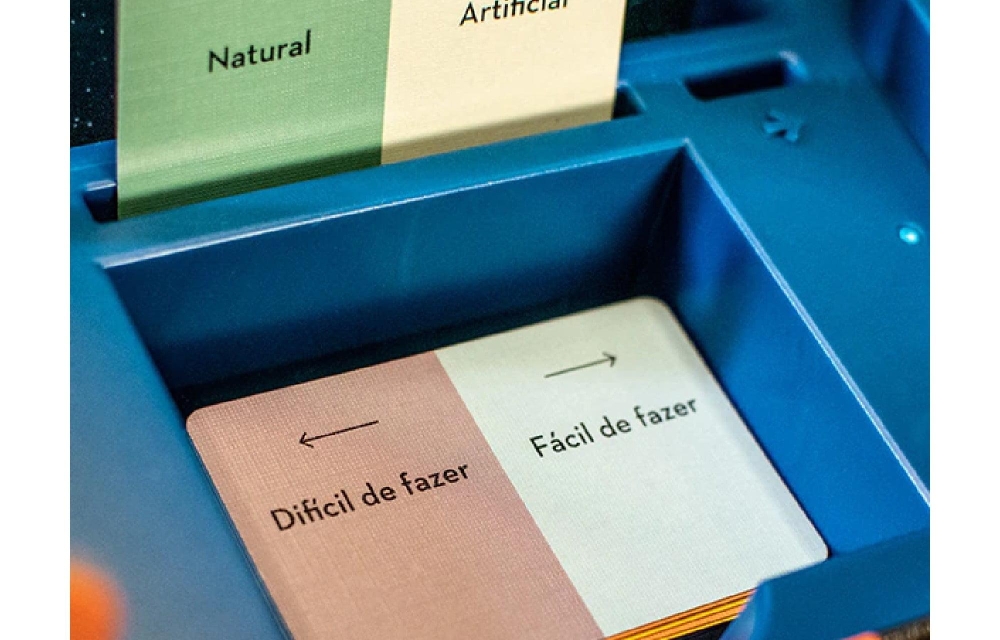
#> input picture sintonia-reels/assets/pieces/card_photo.jpg, 2000 x 1280 px, given in place of logo_suavez.png, which was not available (shown at 1/2 size)
$ python story_cupom_abc.py
#> lines starting #> are read from the running program, lines starting #| are printed output that depends on the picture; after the words box and inside, x2 and y2 are one past the last pixel; in counts of white or black regions, pixels touching at a corner belong together; pictures that were not available may be replaced by others from this repository, and a replacement may not be noted
### promo/promo_3jogos.py
#!/usr/bin/env python3
"""Arte da promoção "3 jogos = 7 dias para todos" (feed 1080x1350 e story 1080x1920).

    python3 promo/promo_3jogos.py    # gera promo/out/promo_3jogos_feed.png e promo_3jogos_story.png
"""
import math
import os

from PIL import Image, ImageDraw, ImageFilter, ImageFont

ROOT = os.path.dirname(os.path.abspath(__file__))
REPO = os.path.dirname(ROOT)
OUT = os.path.join(ROOT, "out")
FONT = os.path.join(REPO, "sintonia-reels", "assets", "fonts")
LOGO = os.path.join(REPO, "voodoo-reels", "assets", "logo_suavez.png")
CAIXAS = [os.path.join(REPO, "sintonia-reels", "assets", "pieces", "box.png"),
          os.path.join(REPO, "architects-reels", "assets", "oficial", "caixa3d.png"),
          os.path.join(REPO, "voodoo-reels", "assets", "pieces", "box.png")]

# cores do site da Sua Vez
ORANGE = (249, 115, 22)
ORANGE_D = (214, 84, 6)
NAVY = (15, 23, 42)
CREAM = (255, 247, 237)
GREEN = (22, 163, 74)
GREEN_L = (220, 252, 231)
BLUE = (44, 120, 200)
GRAY = (226, 232, 240)
WHITE = (255, 255, 255)


def f(name, size):
    return ImageFont.truetype(os.path.join(FONT, name), size)


BLACK = "Poppins-Black.ttf"
XB = "Poppins-ExtraBold.ttf"
SB = "Poppins-SemiBold.ttf"


def shadowed(im, blur=18, off=(10, 18), op=0.35):
    pad = blur * 3
    out = Image.new("RGBA", (im.width + pad * 2, im.height + pad * 2), (0, 0, 0, 0))
    a = Image.new("L", out.size, 0)
    a.paste(im.getchannel("A").point(lambda v: int(v * op)), (pad + off[0], pad + off[1]))
    sh = Image.new("RGBA", out.size, NAVY + (255,))
    sh.putalpha(a.filter(ImageFilter.GaussianBlur(blur)))
    out.alpha_composite(sh)
    out.alpha_composite(im, (pad, pad))
    return out


def paste_c(img, im, x, y, rot=0):
    if rot:
        im = im.rotate(rot, expand=True, resample=Image.BICUBIC)
    img.alpha_composite(im, (int(x - im.width / 2), int(y - im.height / 2)))


def text_c(d, xy, txt, font, fill, **kw):
    d.text(xy, txt, font=font, fill=fill, anchor="mm", **kw)


# [47 lines left out: functions calendario, caixas, selo, not called in this run]


def fundo(W, H):
#> called with W = 1080, H = 1920
    img = Image.new("RGB", (W, H), CREAM)
    d = ImageDraw.Draw(img, "RGBA")
    for k in range(-H, W + H, 90):  # listras suaves
        d.line((k, 0, k - H, H), fill=ORANGE + (16,), width=34)
    d.ellipse((W * 0.55, -W * 0.35, W * 1.35, W * 0.45), fill=ORANGE + (45,))
    d.ellipse((-W * 0.4, H - W * 0.5, W * 0.4, H + W * 0.3), fill=BLUE + (30,))
    return img.convert("RGBA")


# [51 lines left out: functions arte, main, not called in this run]


# [2 lines that do not run on import are left out]

### promo/story_cupom_abc.py
#!/usr/bin/env python3
"""Story do cupom do ABC: quem mora no ABC tem 5% de desconto na locação com o cupom JOGAABC5 (pedido dele, 12/out).
Visual da loja (o das promoções: creme com listras laranja, cartão do logo, Poppins azul-marinho, laranja/verde/azul).
Deixa um espaço LIVRE (y ~1330–1560) para ele colar o adesivo de link do Instagram, com uma seta apontando.

    python3 story_cupom_abc.py      # out/story_cupom_abc.png
"""
import os

from PIL import Image, ImageDraw

from promo_3jogos import ORANGE, ORANGE_D, NAVY, GREEN, BLUE, WHITE, BLACK, XB, SB, LOGO, OUT, f, fundo, paste_c, \
    shadowed, text_c

W, H = 1080, 1920
CUPOM = "JOGAABC5"  # "Joga ABC 5" (como o JOGAMAUA5 = "Joga Mauá 5")


def ticket(w, h):
    """Cupom com recortes redondos nas laterais e borda tracejada."""
    im = Image.new("RGBA", (w, h), (0, 0, 0, 0))
    d = ImageDraw.Draw(im)
    d.rounded_rectangle((0, 0, w - 1, h - 1), radius=36, fill=WHITE)
    r = 38
    for x in (0, w):  # recortes de "ticket"
        d.ellipse((x - r, h / 2 - r, x + r, h / 2 + r), fill=(0, 0, 0, 0))
    m = 26
    x = m + 20
    while x < w - m - 20:  # tracejado laranja por dentro
        d.line((x, m, x + 22, m), fill=ORANGE, width=5)
        d.line((x, h - m, x + 22, h - m), fill=ORANGE, width=5)
        x += 38
    text_c(d, (w / 2, 78), "USE O CUPOM", f(XB, 38), NAVY)
    s = 124
    while d.textlength(CUPOM, font=f(BLACK, s)) > w - 150:  # cabe entre os recortes do ticket
        s -= 4
    text_c(d, (w / 2, h / 2 + 4), CUPOM, f(BLACK, s), ORANGE_D)
    text_c(d, (w / 2, h - 70), "no carrinho do site", f(SB, 34), NAVY)
    return im


def seta(w, h, cor):
    im = Image.new("RGBA", (w, h), (0, 0, 0, 0))
    d = ImageDraw.Draw(im)
    d.rounded_rectangle((w / 2 - 14, 0, w / 2 + 14, h - 50), radius=14, fill=cor)
    d.polygon([(w / 2 - 46, h - 62), (w / 2 + 46, h - 62), (w / 2, h)], fill=cor)
    return im


def main():
    img = fundo(W, H)
    d = ImageDraw.Draw(img)
    lg = Image.open(LOGO).convert("RGBA")
    lw = 280
    lg = lg.resize((lw, int(lg.height * lw / lg.width)), Image.LANCZOS)
#> lg: PIL image 280x179 RGBA
    card = Image.new("RGBA", (lg.width + 40, lg.height + 30), (0, 0, 0, 0))
#> card: PIL image 320x209 RGBA; every value is 0
    ImageDraw.Draw(card).rounded_rectangle((0, 0, card.width - 1, card.height - 1), radius=26, fill=WHITE)
    card.alpha_composite(lg, (20, 15))
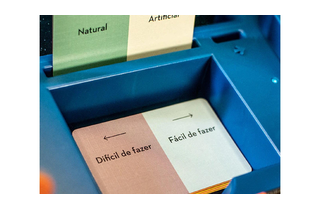
#> card: PIL image 320x209 RGBA; mean R, G, B, A 149, 172.4, 180, 252.7; transparent parts drawn white
    paste_c(img, shadowed(card, 12, (4, 8), 0.2), W / 2, 300)
#> in shadowed, `out = Image.new("RGBA", (im.width + pad * 2, im.height + pad * 2), (0,..`: out: PIL image 392x281 RGBA; every value is 0
#> in shadowed, `a = Image.new("L", out.size, 0)`: a: PIL image 392x281 L; every value is 0
#> in shadowed, `a.paste(im.getchannel("A").point(lambda v: int(v * op)), (pad + off[0]..`:
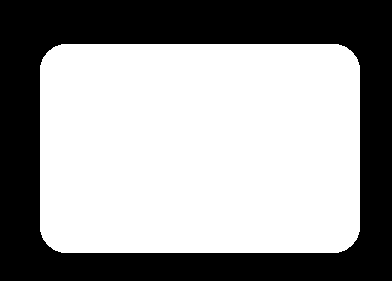
#> a: PIL image 392x281 L; values 0 (black) and 51 (white), 60.2% white; 1 black region, box (x1, y1, x2, y2) and area: (0, 0, 392, 281) 43872
#> in paste_c, `img.alpha_composite(im, (int(x - im.width / 2), int(y - im.height / 2)))`:
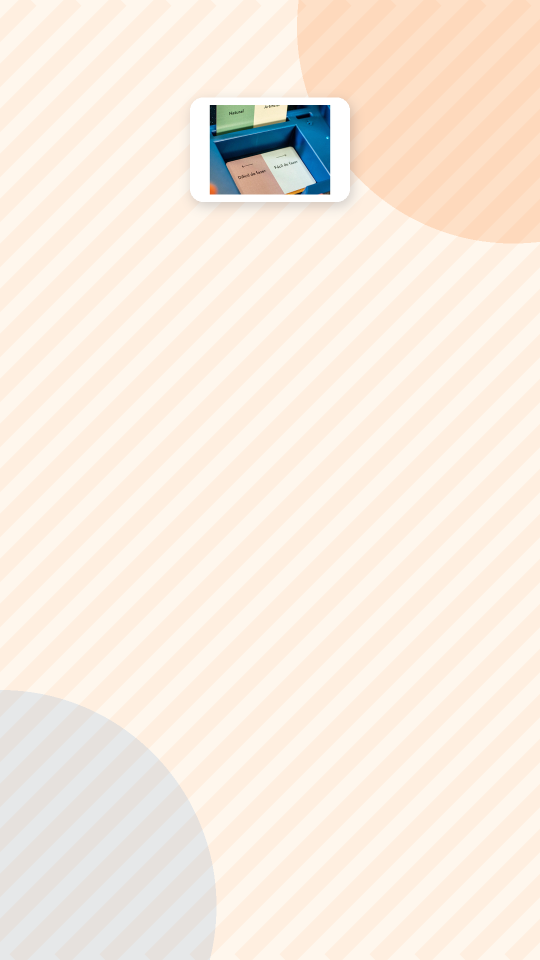
#> img: PIL image 1080x1920 RGBA (shown at 1/2 size); mean R, G, B, A 249.1, 237.1, 224.9, 255
    text_c(d, (W / 2, 520), "MORA NO ABC?", f(BLACK, 104), NAVY)
    d.rounded_rectangle((110, 595, W - 110, 815), radius=50, fill=ORANGE)
    text_c(d, (W / 2, 712), "5% OFF", f(BLACK, 170), WHITE)
    text_c(d, (W / 2, 872), "na locação dos seus jogos!", f(XB, 46), NAVY)
    paste_c(img, shadowed(ticket(820, 380), 16, (6, 12), 0.22), W / 2, 1135, -2)
#> in ticket, `im = Image.new("RGBA", (w, h), (0, 0, 0, 0))`: im: PIL image 820x380 RGBA; every value is 0
#> after the loop in ticket, `while x < w - m - 20:`: x = 806
#> after the loop in ticket, `while d.textlength(CUPOM, font=f(BLACK, s)) > w - 150:`: s = 124
#> call 2 of shadowed, with blur = 16, off = (6, 12), op = 0.22
#> in shadowed (call 2), `pad = blur * 3`: pad = 48
#> in shadowed (call 2), `out = Image.new("RGBA", (im.width + pad * 2, im.height + pad * 2), (0,..`: out: PIL image 916x476 RGBA; every value is 0
#> in shadowed (call 2), `a = Image.new("L", out.size, 0)`: a: PIL image 916x476 L; every value is 0
#> in shadowed (call 2), `a.paste(im.getchannel("A").point(lambda v: int(v * op)), (pad + off[0]..`: a: PIL image 916x476 L; values 0 (black) and 56 (white), 70.1% white; 1 black region, box (x1, y1, x2, y2) and area: (0, 0, 916, 476) 130209
#> in shadowed (call 2), `sh.putalpha(a.filter(ImageFilter.GaussianBlur(blur)))`:
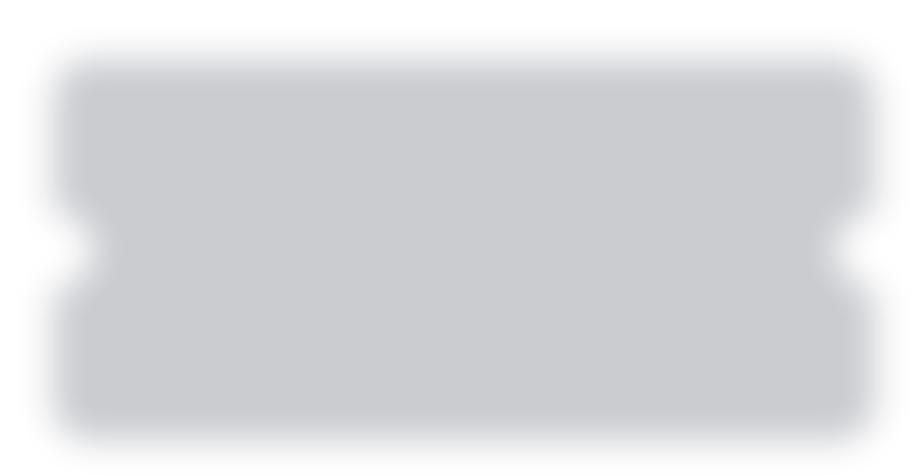
#> sh: PIL image 916x476 RGBA; mean R, G, B, A 15, 23, 42, 39.3; transparent parts drawn white
#> in shadowed (call 2), `out.alpha_composite(im, (pad, pad))`:
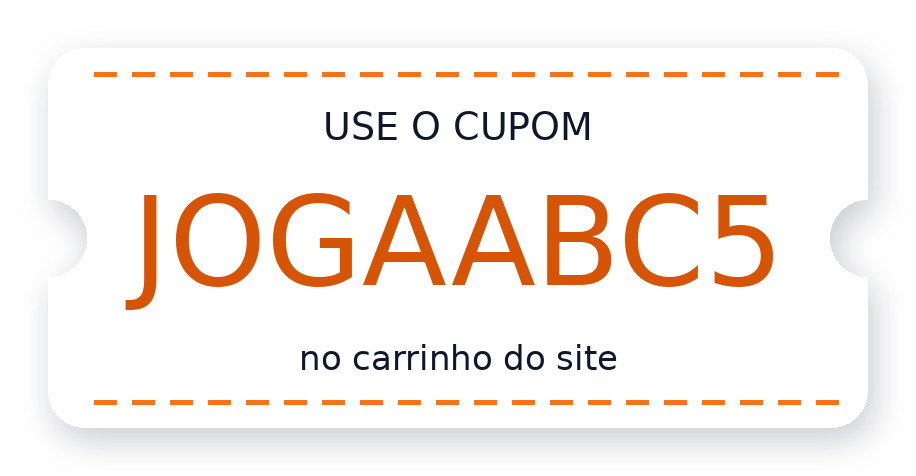
#> out: PIL image 916x476 RGBA; mean R, G, B, A 177.7, 172.2, 171.8, 181.2; transparent parts drawn white
    d = ImageDraw.Draw(img)
    d.rounded_rectangle((W / 2 - 230, 1334, W / 2 + 230, 1404), radius=35, fill=NAVY)  # validade (pedido dele)
    text_c(d, (W / 2, 1370), "VÁLIDO ATÉ 15/10", f(BLACK, 40), WHITE)
    text_c(d, (W / 2, 1452), "Reserve pelo link:", f(XB, 42), GREEN)
    paste_c(img, seta(100, 90, GREEN), W / 2, 1525)
#> in seta, `im = Image.new("RGBA", (w, h), (0, 0, 0, 0))`: im: PIL image 100x90 RGBA; every value is 0
#> call 3 of paste_c, with x = 540, y = 1525, rot = 0
#> in paste_c (call 3), `img.alpha_composite(im, (int(x - im.width / 2), int(y - im.height / 2)))`:
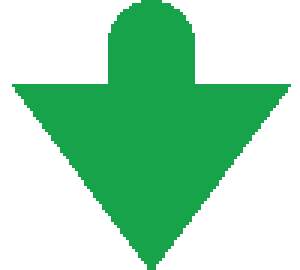
#> im: PIL image 100x90 RGBA (shown 3 times larger); mean R, G, B, A 9, 66.6, 30.3, 104.3; transparent parts drawn white
    # 1565–1625: espaço livre para o adesivo de link do Instagram
    text_c(d, (W / 2, 1690), "RETIRE EM MAUÁ OU RECEBA EM CASA", f(XB, 34), NAVY)
    text_c(d, (W / 2, 1735), "@suavez_bg", f(SB, 32), BLUE)
    os.makedirs(OUT, exist_ok=True)
    img.convert("RGB").save(os.path.join(OUT, "story_cupom_abc.png"))
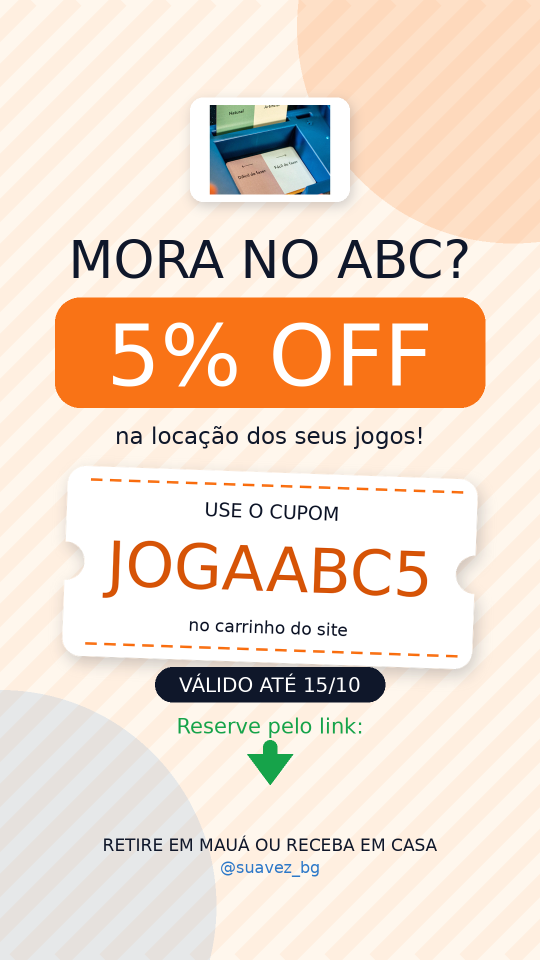
#> saved as story_cupom_abc.png: PIL image 1080x1920 RGB (shown at 1/2 size); mean R, G, B 239.7, 219.5, 202.7
    print("ok")


if __name__ == "__main__":
    main()

$ run again, on sintonia-reels/assets/pieces/dial_photo.jpg
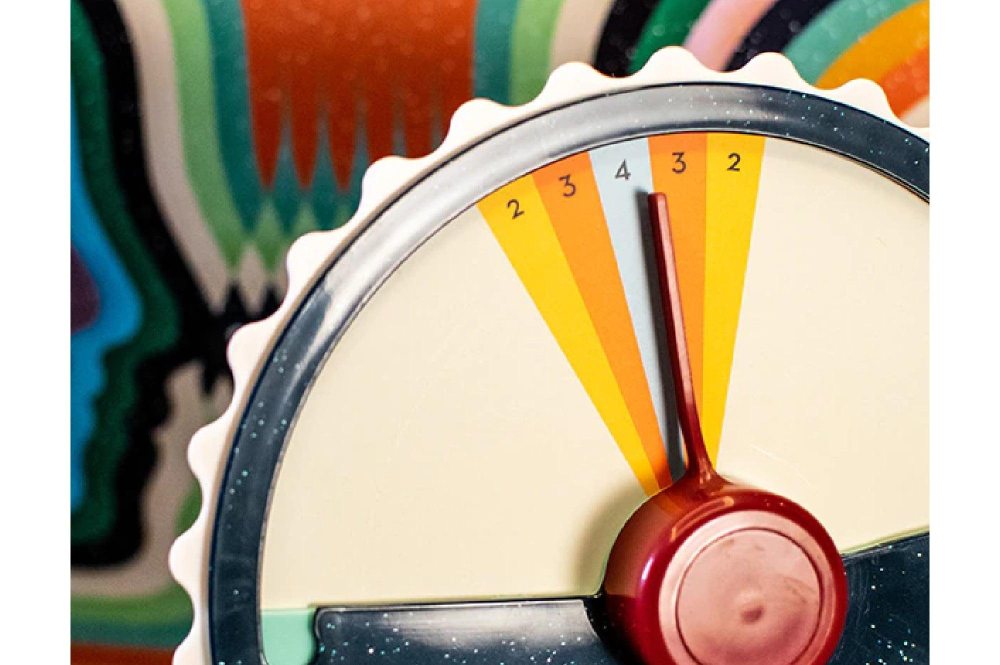
#> input picture sintonia-reels/assets/pieces/dial_photo.jpg, 2000 x 1330 px, given in place of logo_suavez.png, which was not available (shown at 1/2 size)
#> in shadowed, `a.paste(im.getchannel("A").point(lambda v: int(v * op)), (pad + off[0]..`:
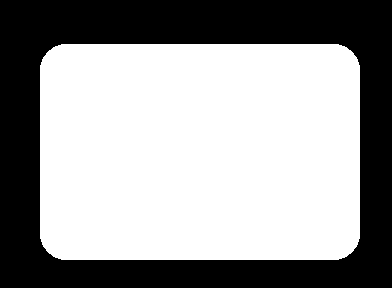
#> a: PIL image 392x288 L; values 0 (black) and 51 (white), 60.7% white; 1 black region, box (x1, y1, x2, y2) and area: (0, 0, 392, 288) 44376
#> after the loop in ticket, `while x < w - m - 20:`: x = 806
#> after the loop in ticket, `while d.textlength(CUPOM, font=f(BLACK, s)) > w - 150:`: s = 124
#> in main, `img.convert("RGB").save(os.path.join(OUT, "story_cupom_abc.png"))`:
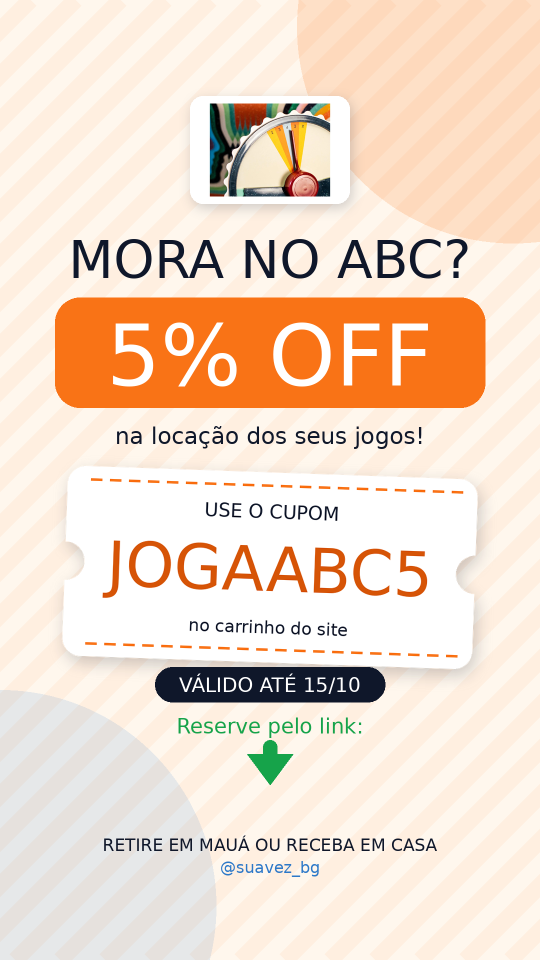
#> saved as story_cupom_abc.png: PIL image 1080x1920 RGB (shown at 1/2 size); mean R, G, B 241.1, 219.9, 202.2
